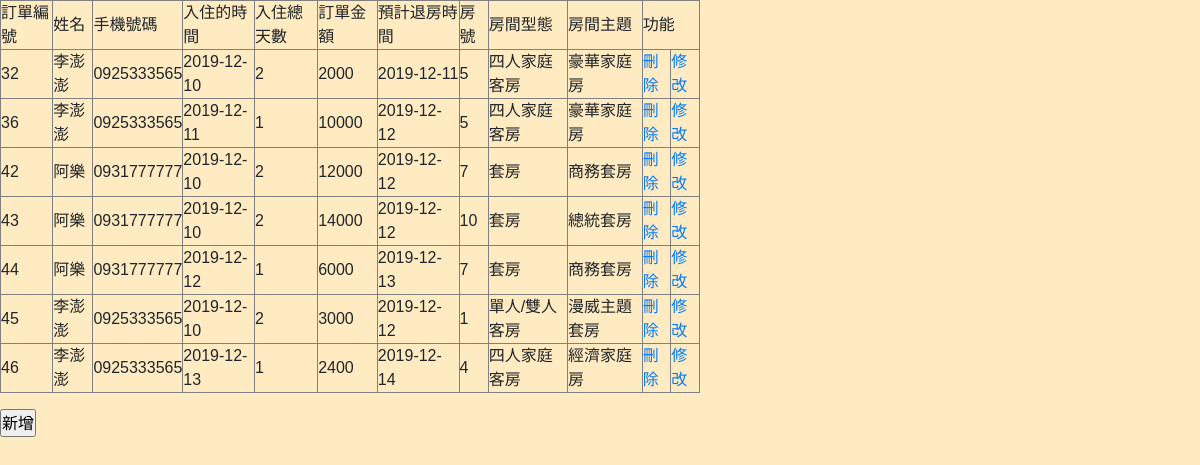
Before: /selet.php with the older database file.
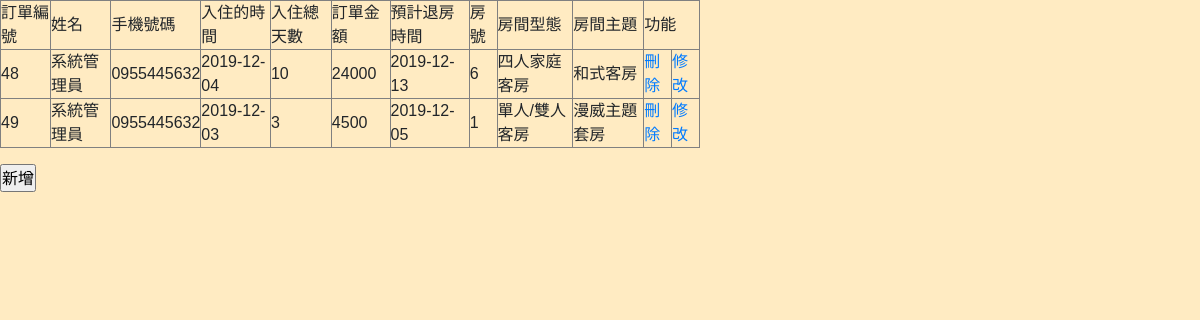
After: the same page with the newer database file.
### tables this page shows
CREATE TABLE `orderdata` (
  `o_num` int(10) NOT NULL,
  `o_name` varchar(20) NOT NULL,
  `o_phone` varchar(12) NOT NULL,
  `o_citime` date NOT NULL,
  `o_day` int(10) NOT NULL,
  `o_total` varchar(10) NOT NULL,
  `o_cotime` date NOT NULL,
  `o_ferry` enum('公營','民營') NOT NULL,
  `r_id` int(10) DEFAULT NULL,
  `t_id` int(10) NOT NULL
);

CREATE TABLE `roomdata` (
  `r_id` int(10) NOT NULL,
  `r_type` varchar(20) NOT NULL,
  `r_model` varchar(50) NOT NULL,
  `r_price` int(10) NOT NULL,
  `r_disc` varchar(50) NOT NULL
);

### selet.php (the view, shortened to what this page needs)
<?php
require("connMysql.php");
$sql = "SELECT `orderdata`.*,`roomdata`.`r_type`,`roomdata`.`r_model` FROM `orderdata`,`roomdata`
        WHERE `orderdata`.`r_id` = `roomdata`.`r_id`";
$link=$db_link->query($sql);
?>
<!DOCTYPE html PUBLIC "-//W3C//DTD XHTML 1.0 Transitional//EN" "http://www.w3.org/TR/xhtml1/DTD/xhtml1-transitional.dtd">
<html xmlns="http://www.w3.org/1999/xhtml">
<head>
    <link href="\font-awesome-4.7.0/css/font-awesome.min.css" rel="stylesheet" />
    <link href="\css/bootstrap.min.css" rel="stylesheet" />
    <link href="\css/ican.css" rel="stylesheet" />
</head>
<body>
<?php
echo '<table width="700" border="1">
<tr>
<td>訂單編號</td>
<td>姓名</td>
<td>手機號碼</td>
<td>入住的時間</td>
<td>入住總天數</td>
<td>訂單金額</td>
<td>預計退房時間</td>
<td>房號</td>
<td>房間型態</td>
<td>房間主題</td>
<td colspan="2">功能</td>
</tr>';
for($i=0;$i<$link->num_rows;$i++){
  $result=$link->fetch_assoc();
  $o_num=$result['o_num'];
$o_name=$result['o_name'];
$o_phone=$result['o_phone'];
$o_citime=$result['o_citime'];
$o_day=$result['o_day'];
$o_total=$result['o_total'];
$o_cotime=$result['o_cotime'];
  echo "<tr>";
 echo "<td>".$result['o_num']."</td>";
 echo "<td>".$result['o_name']."</td>";
 echo "<td>".$result['o_phone']."</td>";
 echo "<td>".$result['o_citime']."</td>";
 echo "<td>".$result['o_day']."</td>";
 echo "<td>".$result['o_total']."</td>";
 echo "<td>".$result['o_cotime']."</td>";
 echo "<td>".$result['r_id']."</td>";
 echo "<td>".$result['r_type']."</td>";
 echo "<td>".$result['r_model']."</td>";
 echo "<td>"."<a href='?action=delete&o_num=$result[o_num]'>"."刪除"."</a>"."</td>";
 echo "<td>"."<a href='upd.php?new=$o_num&nme=$o_name&phne=$o_phone&daaay=$o_citime&o_cotime=$o_cotime&o_total=$o_total&o_day=$o_day'>"."修改"."</a>"."</td>";
 echo "</tr>";
}
?>
</table>
<input type="submit" value="新增" onclick="javascript:location.href='tesin.php'"/>
</body>
</html>

### css/ican.css (style rules this page uses)
* { padding: 0; font-family: 'Noto Sans TC', sans-serif; list-style: none; }
body { background-color: #FFEBC2; transition: transform .5 ease; }
@media screen and (max-width: 1200px) { body { overflow-x: hidden; } }

Changed rows visible on the page:
removed orderdata: o_num "32", o_name "李澎澎", o_phone "0925333565", o_citime "2019-12-10", o_day "2", o_total "2000", o_cotime "2019-12-11", r "5", r.r_type "四人家庭客房", r.r_model "豪華家庭房"
removed orderdata: o_num "36", o_name "李澎澎", o_phone "0925333565", o_citime "2019-12-11", o_day "1", o_total "10000", o_cotime "2019-12-12", r "5", r.r_type "四人家庭客房", r.r_model "豪華家庭房"
removed orderdata: o_num "42", o_name "阿樂", o_phone "0931777777", o_citime "2019-12-10", o_day "2", o_total "12000", o_cotime "2019-12-12", r "7", r.r_type "套房", r.r_model "商務套房"
removed orderdata: o_num "43", o_name "阿樂", o_phone "0931777777", o_citime "2019-12-10", o_day "2", o_total "14000", o_cotime "2019-12-12", r "10", r.r_type "套房", r.r_model "總統套房"
removed orderdata: o_num "44", o_name "阿樂", o_phone "0931777777", o_citime "2019-12-12", o_day "1", o_total "6000", o_cotime "2019-12-13", r "7", r.r_type "套房", r.r_model "商務套房"
removed orderdata: o_num "45", o_name "李澎澎", o_phone "0925333565", o_citime "2019-12-10", o_day "2", o_total "3000", o_cotime "2019-12-12", r "1", r.r_type "單人/雙人客房", r.r_model "漫威主題套房"
removed orderdata: o_num "46", o_name "李澎澎", o_phone "0925333565", o_citime "2019-12-13", o_day "1", o_total "2400", o_cotime "2019-12-14", r "4", r.r_type "四人家庭客房", r.r_model "經濟家庭房"
added orderdata: o_num "48", o_name "系統管理員", o_phone "0955445632", o_citime "2019-12-04", o_day "10", o_total "24000", o_cotime "2019-12-13", r "6", r.r_type "四人家庭客房", r.r_model "和式客房"
added orderdata: o_num "49", o_name "系統管理員", o_phone "0955445632", o_citime "2019-12-03", o_day "3", o_total "4500", o_cotime "2019-12-05", r "1", r.r_type "單人/雙人客房", r.r_model "漫威主題套房"
